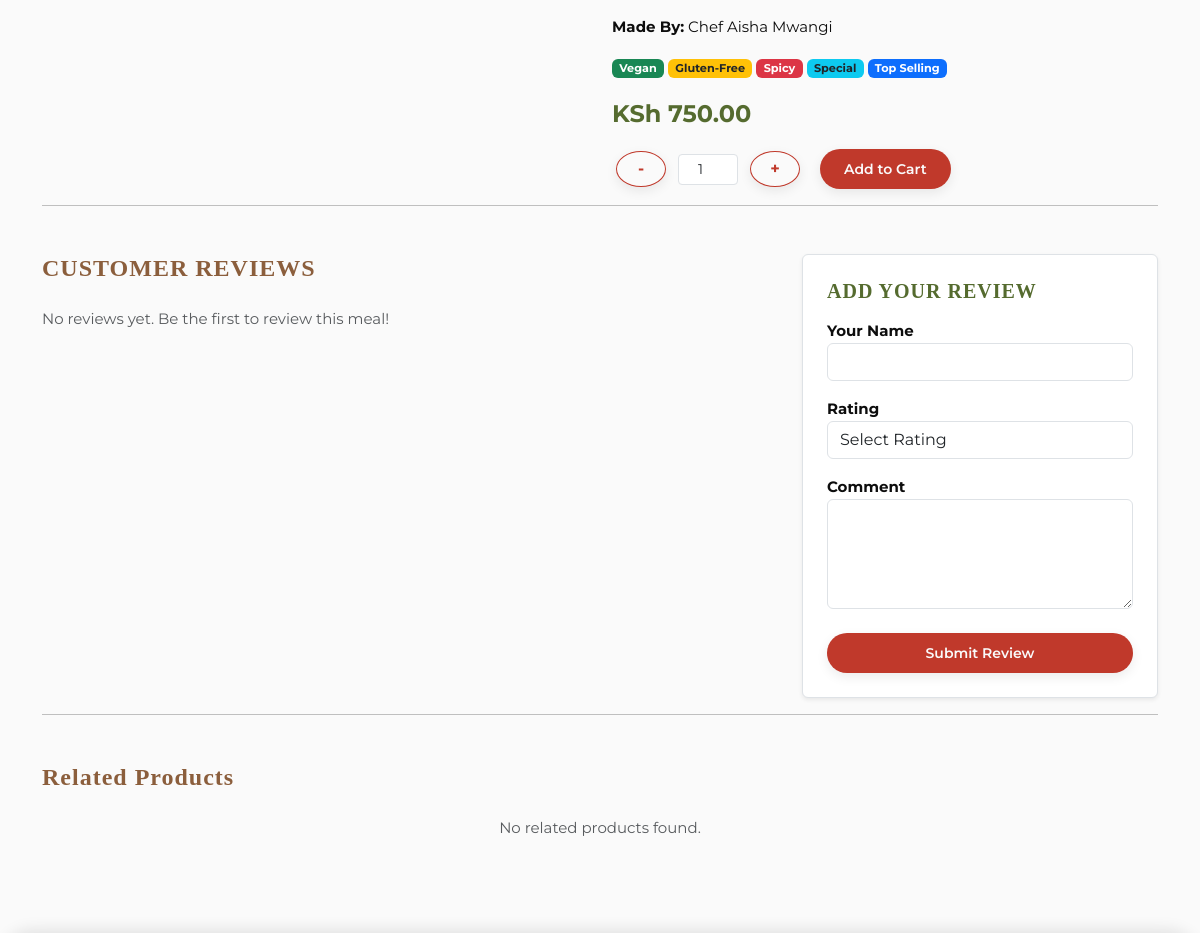
The page /menu/spicy-coconut-chickpea-curry/ (middle part) on the database as committed earlier.
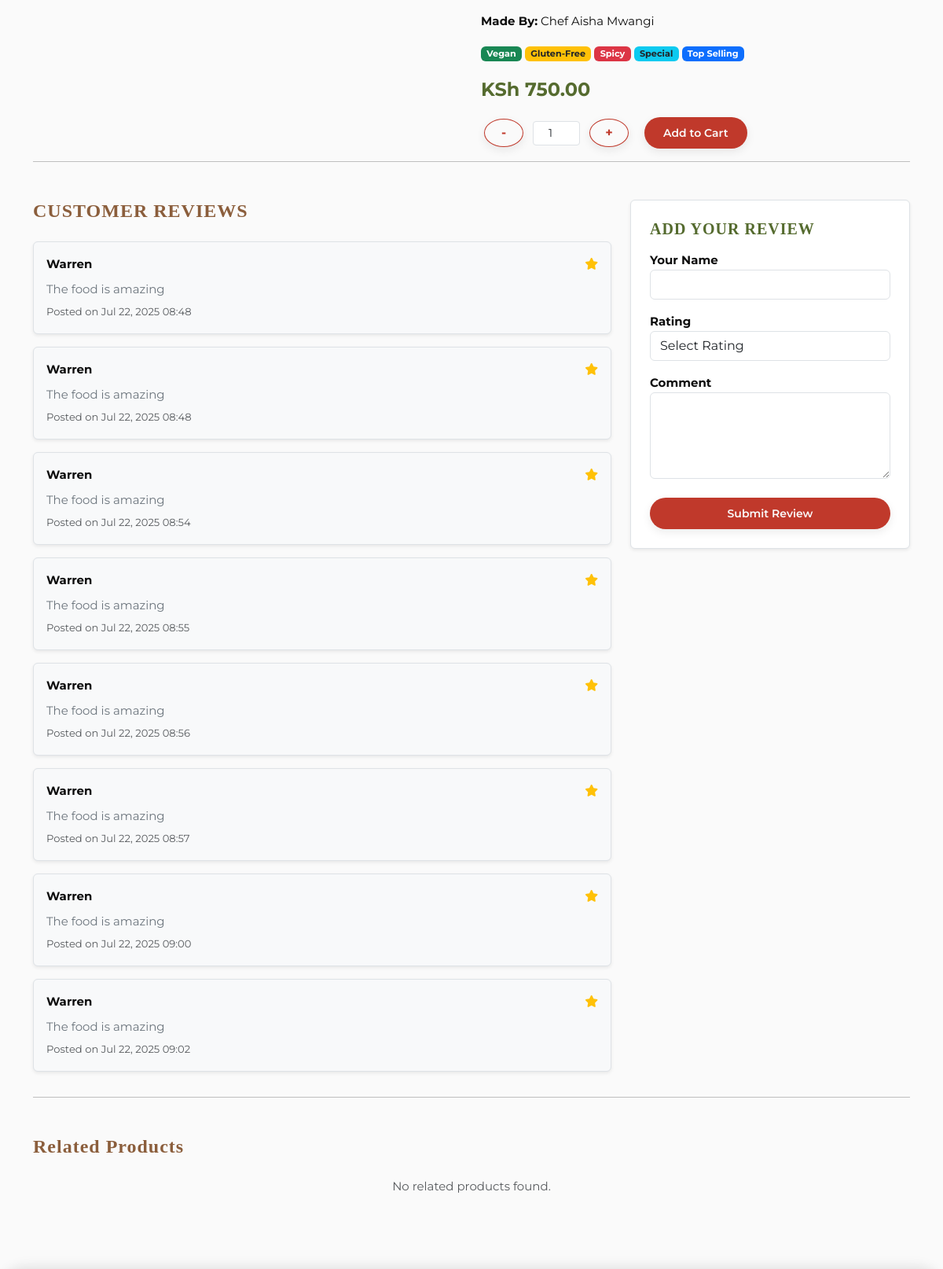
The same page on the database as committed later.
### restaurant/models.py (models this page shows)
class Review(models.Model):
    menu_item = models.ForeignKey(MenuItem, related_name='reviews', on_delete=models.CASCADE)
    user_name = models.CharField(max_length=100)
    rating = models.PositiveSmallIntegerField(default=5)
    comment = models.TextField()
    created_at = models.DateTimeField(auto_now_add=True)

### restaurant/views.py (the view, shortened to what this page needs)
# urls.py: path('menu/<slug:slug>/', views.menu_detail, name='menu_detail'),
def menu_detail(request, slug):
    product = get_object_or_404(MenuItem, slug=slug)
    related_products = MenuItem.objects.filter(category=product.category).exclude(id=product.id)[:3]
    return render(request, 'restaurant/product_detail.html', {
        'product': product,
        'related_products': related_products,
    })

### restaurant/templates/restaurant/product_detail.html (shortened to what the changed rows need)
{% extends "restaurant/base.html" %}
{% load static %}
{% block content %}
<div class="container py-5">
    <div class="row mt-5">
        <div class="col-md-8">
            <h4 class="text-uppercase fw-bold mb-4" style="color:#8B5E3C;">Customer Reviews</h4>
            {% for review in product.reviews.all %}
                <div class="border rounded p-3 mb-3 bg-light shadow-sm">
                    <div class="d-flex justify-content-between align-items-center mb-2">
                        <strong>{{ review.user_name }}</strong>
                        <span class="text-warning">
                            {% for i in 5|add:0|make_list %}
                                {% if forloop.counter <= review.rating %}
                                    <i class="fas fa-star"></i>
                                {% else %}
                                    <i class="far fa-star"></i>
                                {% endif %}
                            {% endfor %}
                        </span>
                    </div>
                    <p class="mb-1 text-secondary">{{ review.comment }}</p>
                    <small class="text-muted">Posted on {{ review.created_at|date:"M d, Y H:i" }}</small>
                </div>
            {% empty %}
                <p class="text-muted">No reviews yet. Be the first to review this meal!</p>
            {% endfor %}
        </div>
    </div>
</div>
{% endblock %}

Rows that differ between the two databases and show on the page:
added Review: user_name "Warren", rating 3 (drawn), comment "The food is amazing", created_at "Jul 22, 2025 08:48"
added Review: user_name "Warren", rating 3 (drawn), comment "The food is amazing", created_at "Jul 22, 2025 08:48"
added Review: user_name "Warren", rating 3 (drawn), comment "The food is amazing", created_at "Jul 22, 2025 08:54"
added Review: user_name "Warren", rating 3 (drawn), comment "The food is amazing", created_at "Jul 22, 2025 08:55"
added Review: user_name "Warren", rating 3 (drawn), comment "The food is amazing", created_at "Jul 22, 2025 08:56"
added Review: user_name "Warren", rating 3 (drawn), comment "The food is amazing", created_at "Jul 22, 2025 08:57"
added Review: user_name "Warren", rating 3 (drawn), comment "The food is amazing", created_at "Jul 22, 2025 09:00"
added Review: user_name "Warren", rating 3 (drawn), comment "The food is amazing", created_at "Jul 22, 2025 09:02"
Other text that changed with them:
text no longer shown: "No reviews yet. Be the first to review this meal!"
